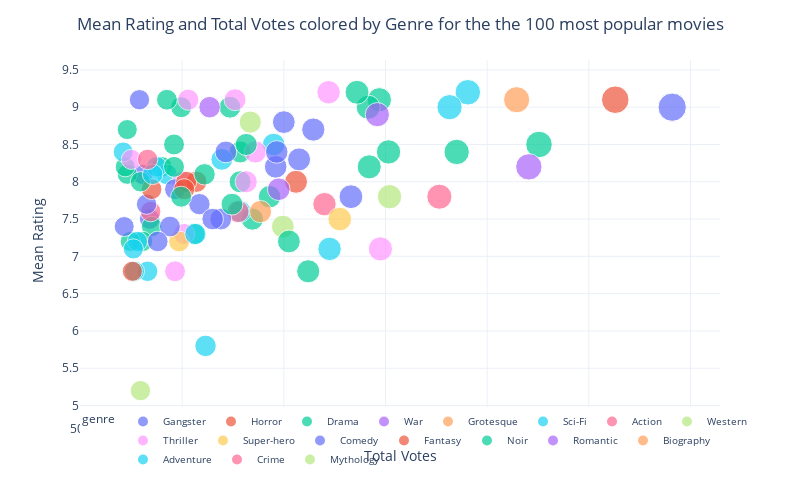

The notebook cell saved with this chart:
### Markdown cell above
Displaying the distribution of genres of top 100 movies based on the 'total_votes' field.

<i>There is no genre that is particularly frequent in the top 100 movies, although Dramas and Fantasy are the ones most common in the top 20 list.</i>

### Code cell
top100_movies_df = movies_df.sort_values(by='total_votes', ascending=False)[:100]

fig = px.scatter(top100_movies_df, x='total_votes', y='avg_vote', color='genre',
                 size='total_votes', hover_data=['title'])
fig.update_layout(title='Mean Rating and Total Votes colored by Genre for the the 100 most popular movies', template='plotly_white',
                  title_x=0.5, legend=dict(yanchor='bottom', y=-0.15, xanchor='left', x=0, font=dict(size=10), orientation='h'),
                  autosize=False, width=800, height=500)
fig['layout']['xaxis']['title'] = 'Total Votes'
fig['layout']['yaxis']['title'] = 'Mean Rating'
fig.show()

### Figure 1 — Plotly figure (JSON) as saved in the notebook; plotly's stock layout.template omitted (floating-point values rounded to 4 significant figures)
{"data": [{"customdata": [["Pulp Fiction"], ["The Departed"], ["Goodfellas"], ["Reservoir Dogs"], ["A History of Violence"], ["Eastern Promises"], ["Scarface"]], "hovertemplate": "genre=Gangster<br>total_votes=%{marker.size}<br>avg_vote=%{y}<br>title=%{customdata[0]}<extra></extra>", "legendgroup": "Gangster", "marker": {"color": "#636efa", "size": [1082, 766, 700, 692, 617, 568, 561], "sizemode": "area", "sizeref": 2.705, "symbol": "circle"}, "mode": "markers", "name": "Gangster", "orientation": "v", "showlegend": true, "type": "scatter", "x": [1082, 766, 700, 692, 617, 568, 561], "xaxis": "x", "y": [9.0, 7.8, 8.8, 8.2, 7.7, 7.5, 8.1], "yaxis": "y"}, {"customdata": [["The Shining"]], "hovertemplate": "genre=Horror<br>total_votes=%{marker.size}<br>avg_vote=%{y}<br>title=%{customdata[0]}<extra></extra>", "legendgroup": "Horror", "marker": {"color": "#EF553B", "size": [1026], "sizemode": "area", "sizeref": 2.705, "symbol": "circle"}, "mode": "markers", "name": "Horror", "orientation": "v", "showlegend": true, "type": "scatter", "x": [1026], "xaxis": "x", "y": [9.1], "yaxis": "y"}, {"customdata": [["Gran Torino"], ["Million Dollar Baby"], ["Mystic River"], ["Taxi Driver"], ["No Country for Old Men"], ["Once Upon a Time in America"], ["The Godfather"], ["La grande bellezza"], ["Match Point"], ["Into the Wild"], ["Eyes Wide Shut"], ["Schindler's List"], ["The Deer Hunter"], ["The Revenant"], ["Barry Lyndon"], ["The Godfather Part II"], ["25th Hour"], ["American Beauty"], ["Fight Club"], ["La vita è bella"], ["One Flew Over the Cuckoo's Nest"], ["The Pianist"], ["The Shawshank Redemption"]], "hovertemplate": "genre=Drama<br>total_votes=%{marker.size}<br>avg_vote=%{y}<br>title=%{customdata[0]}<extra></extra>", "legendgroup": "Drama", "marker": {"color": "#00cc96", "size": [951, 870, 803, 794, 784, 783, 772, 724, 686, 669, 657, 657, 647, 612, 599, 585, 580, 570, 561, 549, 546, 546, 544], "sizemode": "area", "sizeref": 2.705, "symbol": "circle"}, "mode": "markers", "name": "Drama", "orientation": "v", "showlegend": true, "type": "scatter", "x": [951, 870, 803, 794, 784, 783, 772, 724, 686, 669, 657, 657, 647, 612, 599, 585, 580, 570, 561, 549, 546, 546, 544], "xaxis": "x", "y": [8.5, 8.4, 8.4, 9.1, 8.2, 9.0, 9.2, 6.8, 7.8, 7.5, 8.0, 8.4, 9.0, 7.3, 9.0, 9.1, 8.2, 7.4, 7.2, 7.2, 8.7, 8.1, 8.2], "yaxis": "y"}, {"customdata": [["Inglourious Basterds"], ["Full Metal Jacket"], ["Apocalypse Now"]], "hovertemplate": "genre=War<br>total_votes=%{marker.size}<br>avg_vote=%{y}<br>title=%{customdata[0]}<extra></extra>", "legendgroup": "War", "marker": {"color": "#ab63fa", "size": [941, 792, 627], "sizemode": "area", "sizeref": 2.705, "symbol": "circle"}, "mode": "markers", "name": "War", "orientation": "v", "showlegend": true, "type": "scatter", "x": [941, 792, 627], "xaxis": "x", "y": [8.2, 8.9, 9.0], "yaxis": "y"}, {"customdata": [["A Clockwork Orange"]], "hovertemplate": "genre=Grotesque<br>total_votes=%{marker.size}<br>avg_vote=%{y}<br>title=%{customdata[0]}<extra></extra>", "legendgroup": "Grotesque", "marker": {"color": "#FFA15A", "size": [929], "sizemode": "area", "sizeref": 2.705, "symbol": "circle"}, "mode": "markers", "name": "Grotesque", "orientation": "v", "showlegend": true, "type": "scatter", "x": [929], "xaxis": "x", "y": [9.1], "yaxis": "y"}, {"customdata": [["2001: A Space Odyssey"], ["Blade Runner"], ["Interstellar"], ["Alien"], ["The Matrix"], ["Back to the Future"], ["War of the Worlds"], ["Escape from New York"], ["The Terminator"], ["Donnie Darko"], ["Minority Report"], ["Snowpiercer"], ["Arrival"], ["The Thing"]], "hovertemplate": "genre=Sci-Fi<br>total_votes=%{marker.size}<br>avg_vote=%{y}<br>title=%{customdata[0]}<extra></extra>", "legendgroup": "Sci-Fi", "marker": {"color": "#19d3f3", "size": [881, 863, 745, 690, 657, 639, 623, 585, 575, 566, 556, 553, 552, 542], "sizemode": "area", "sizeref": 2.705, "symbol": "circle"}, "mode": "markers", "name": "Sci-Fi", "orientation": "v", "showlegend": true, "type": "scatter", "x": [881, 863, 745, 690, 657, 639, 623, 585, 575, 566, 556, 553, 552, 542], "xaxis": "x", "y": [9.2, 9.0, 7.1, 8.5, 7.6, 8.3, 5.8, 8.1, 8.2, 6.8, 7.2, 6.8, 7.1, 8.4], "yaxis": "y"}, {"customdata": [["Kill Bill: vol. 1"], ["Kill Bill: vol. 2"], ["Titanic"], ["Mad Max: Fury Road"]], "hovertemplate": "genre=Action<br>total_votes=%{marker.size}<br>avg_vote=%{y}<br>title=%{customdata[0]}<extra></extra>", "legendgroup": "Action", "marker": {"color": "#FF6692", "size": [853, 740, 655, 569], "sizemode": "area", "sizeref": 2.705, "symbol": "circle"}, "mode": "markers", "name": "Action", "orientation": "v", "showlegend": true, "type": "scatter", "x": [853, 740, 655, 569], "xaxis": "x", "y": [7.8, 7.7, 7.6, 7.6], "yaxis": "y"}, {"customdata": [["Django Unchained"], ["The Hateful Eight"], ["Il buono, il brutto e il cattivo"]], "hovertemplate": "genre=Western<br>total_votes=%{marker.size}<br>avg_vote=%{y}<br>title=%{customdata[0]}<extra></extra>", "legendgroup": "Western", "marker": {"color": "#B6E880", "size": [804, 699, 667], "sizemode": "area", "sizeref": 2.705, "symbol": "circle"}, "mode": "markers", "name": "Western", "orientation": "v", "showlegend": true, "type": "scatter", "x": [804, 699, 667], "xaxis": "x", "y": [7.8, 7.4, 8.8], "yaxis": "y"}, {"customdata": [["Inception"], ["Psycho"], ["The Silence of the Lambs"], ["Seven"], ["Rear Window"], ["Vertigo"], ["Gone Girl"], ["Profondo rosso"], ["Grindhouse. Death Proof"], ["Jaws"]], "hovertemplate": "genre=Thriller<br>total_votes=%{marker.size}<br>avg_vote=%{y}<br>title=%{customdata[0]}<extra></extra>", "legendgroup": "Thriller", "marker": {"color": "#FF97FF", "size": [795, 744, 672, 663, 652, 606, 602, 600, 593, 550], "sizemode": "area", "sizeref": 2.705, "symbol": "circle"}, "mode": "markers", "name": "Thriller", "orientation": "v", "showlegend": true, "type": "scatter", "x": [795, 744, 672, 663, 652, 606, 602, 600, 593, 550], "xaxis": "x", "y": [7.1, 9.2, 8.4, 8.0, 9.1, 9.1, 7.3, 8.0, 6.8, 8.3], "yaxis": "y"}, {"customdata": [["The Dark Knight"], ["Batman Begins"]], "hovertemplate": "genre=Super-hero<br>total_votes=%{marker.size}<br>avg_vote=%{y}<br>title=%{customdata[0]}<extra></extra>", "legendgroup": "Super-hero", "marker": {"color": "#FECB52", "size": [755, 597], "sizemode": "area", "sizeref": 2.705, "symbol": "circle"}, "mode": "markers", "name": "Super-hero", "orientation": "v", "showlegend": true, "type": "scatter", "x": [755, 597], "xaxis": "x", "y": [7.5, 7.2], "yaxis": "y"}, {"customdata": [["The Blues Brothers"], ["The Big Lebowski"], ["The Truman Show"], ["Young Frankenstein"], ["Forrest Gump"], ["Birdman"], ["Big Fish"], ["The Grand Budapest Hotel"], ["Lo chiamavano Jeeg Robot"], ["Catch Me If You Can"], ["Some Like It Hot"], ["God of Carnage"]], "hovertemplate": "genre=Comedy<br>total_votes=%{marker.size}<br>avg_vote=%{y}<br>title=%{customdata[0]}<extra></extra>", "legendgroup": "Comedy", "marker": {"color": "#636efa", "size": [729, 715, 693, 643, 638, 630, 593, 588, 576, 565, 558, 543], "sizemode": "area", "sizeref": 2.705, "symbol": "circle"}, "mode": "markers", "name": "Comedy", "orientation": "v", "showlegend": true, "type": "scatter", "x": [729, 715, 693, 643, 638, 630, 593, 588, 576, 565, 558, 543], "xaxis": "x", "y": [8.7, 8.3, 8.4, 8.4, 7.5, 7.5, 7.9, 7.4, 7.2, 7.7, 9.1, 7.4], "yaxis": "y"}, {"customdata": [["The Prestige"], ["The Lord of the Rings: The Return of the King"], ["The Lord of the Rings: The Fellowship of the Ring"], ["The Lord of the Rings: The Two Towers"], ["Edward Scissorhands"], ["Charlie and the Chocolate Factory"]], "hovertemplate": "genre=Fantasy<br>total_votes=%{marker.size}<br>avg_vote=%{y}<br>title=%{customdata[0]}<extra></extra>", "legendgroup": "Fantasy", "marker": {"color": "#EF553B", "size": [712, 614, 604, 602, 570, 551], "sizemode": "area", "sizeref": 2.705, "symbol": "circle"}, "mode": "markers", "name": "Fantasy", "orientation": "v", "showlegend": true, "type": "scatter", "x": [712, 614, 604, 602, 570, 551], "xaxis": "x", "y": [8.0, 8.0, 8.0, 7.9, 7.9, 6.8], "yaxis": "y"}, {"customdata": [["Shutter Island"], ["Mulholland Drive"], ["Drive"], ["Jackie Brown"], ["Collateral"], ["Heat"], ["Fargo"], ["Memento"]], "hovertemplate": "genre=Noir<br>total_votes=%{marker.size}<br>avg_vote=%{y}<br>title=%{customdata[0]}<extra></extra>", "legendgroup": "Noir", "marker": {"color": "#00cc96", "size": [705, 663, 649, 622, 599, 592, 592, 559], "sizemode": "area", "sizeref": 2.705, "symbol": "circle"}, "mode": "markers", "name": "Noir", "orientation": "v", "showlegend": true, "type": "scatter", "x": [705, 663, 649, 622, 599, 592, 592, 559], "xaxis": "x", "y": [7.2, 8.5, 7.7, 8.1, 7.8, 8.5, 8.2, 8.0], "yaxis": "y"}, {"customdata": [["Eternal Sunshine of the Spotless Mind"]], "hovertemplate": "genre=Romantic<br>total_votes=%{marker.size}<br>avg_vote=%{y}<br>title=%{customdata[0]}<extra></extra>", "legendgroup": "Romantic", "marker": {"color": "#ab63fa", "size": [695], "sizemode": "area", "sizeref": 2.705, "symbol": "circle"}, "mode": "markers", "name": "Romantic", "orientation": "v", "showlegend": true, "type": "scatter", "x": [695], "xaxis": "x", "y": [7.9], "yaxis": "y"}, {"customdata": [["The Wolf of Wall Street"]], "hovertemplate": "genre=Biography<br>total_votes=%{marker.size}<br>avg_vote=%{y}<br>title=%{customdata[0]}<extra></extra>", "legendgroup": "Biography", "marker": {"color": "#FFA15A", "size": [677], "sizemode": "area", "sizeref": 2.705, "symbol": "circle"}, "mode": "markers", "name": "Biography", "orientation": "v", "showlegend": true, "type": "scatter", "x": [677], "xaxis": "x", "y": [7.6], "yaxis": "y"}, {"customdata": [["Gladiator"], ["Raiders of the Lost Ark"]], "hovertemplate": "genre=Adventure<br>total_votes=%{marker.size}<br>avg_vote=%{y}<br>title=%{customdata[0]}<extra></extra>", "legendgroup": "Adventure", "marker": {"color": "#19d3f3", "size": [613, 571], "sizemode": "area", "sizeref": 2.705, "symbol": "circle"}, "mode": "markers", "name": "Adventure", "orientation": "v", "showlegend": true, "type": "scatter", "x": [613, 571], "xaxis": "x", "y": [7.3, 8.1], "yaxis": "y"}, {"customdata": [["The Untouchables"]], "hovertemplate": "genre=Crime<br>total_votes=%{marker.size}<br>avg_vote=%{y}<br>title=%{customdata[0]}<extra></extra>", "legendgroup": "Crime", "marker": {"color": "#FF6692", "size": [566], "sizemode": "area", "sizeref": 2.705, "symbol": "circle"}, "mode": "markers", "name": "Crime", "orientation": "v", "showlegend": true, "type": "scatter", "x": [566], "xaxis": "x", "y": [8.3], "yaxis": "y"}, {"customdata": [["300"]], "hovertemplate": "genre=Mythology<br>total_votes=%{marker.size}<br>avg_vote=%{y}<br>title=%{customdata[0]}<extra></extra>", "legendgroup": "Mythology", "marker": {"color": "#B6E880", "size": [559], "sizemode": "area", "sizeref": 2.705, "symbol": "circle"}, "mode": "markers", "name": "Mythology", "orientation": "v", "showlegend": true, "type": "scatter", "x": [559], "xaxis": "x", "y": [5.2], "yaxis": "y"}], "layout": {"autosize": false, "height": 500, "legend": {"font": {"size": 10}, "itemsizing": "constant", "orientation": "h", "title": {"text": "genre"}, "tracegroupgap": 0, "x": 0, "xanchor": "left", "y": -0.15, "yanchor": "bottom"}, "margin": {"t": 60}, "title": {"text": "Mean Rating and Total Votes colored by Genre for the the 100 most popular movies", "x": 0.5}, "width": 800, "xaxis": {"anchor": "y", "domain": [0.0, 1.0], "title": {"text": "Total Votes"}}, "yaxis": {"anchor": "x", "domain": [0.0, 1.0], "title": {"text": "Mean Rating"}}}}
